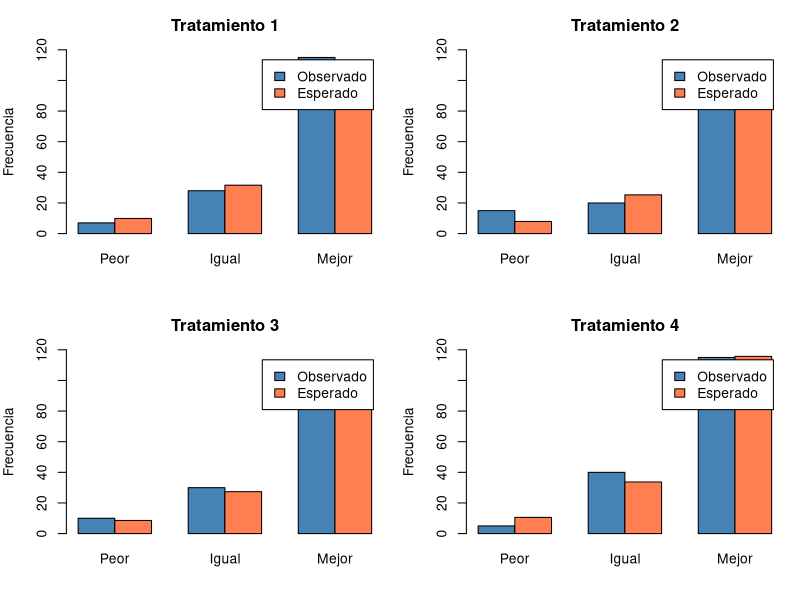
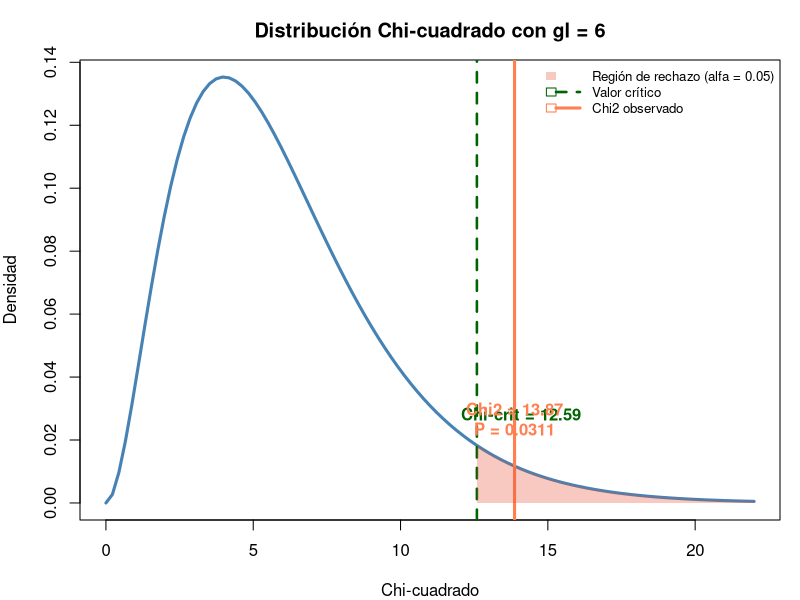
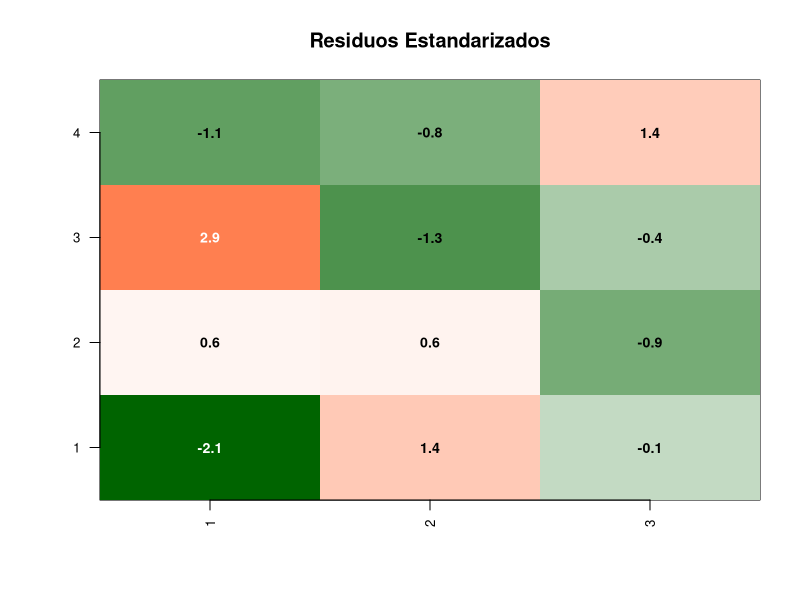
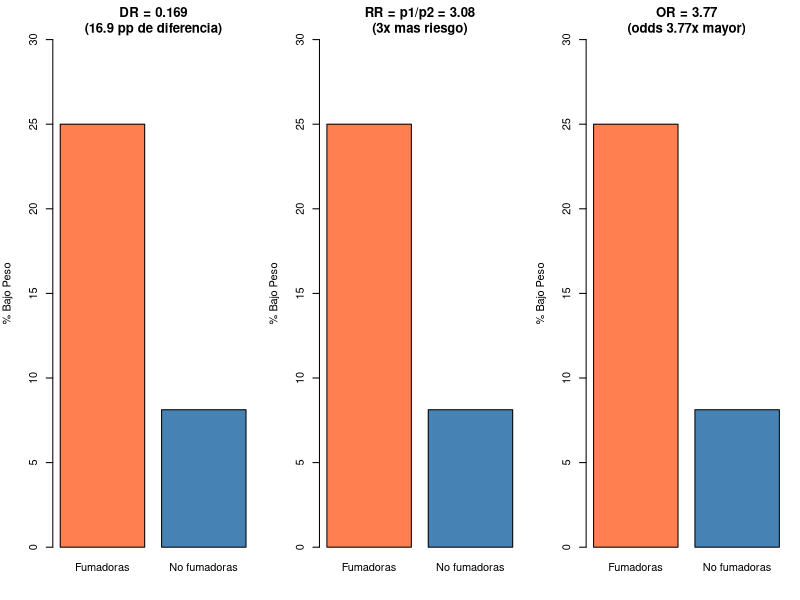
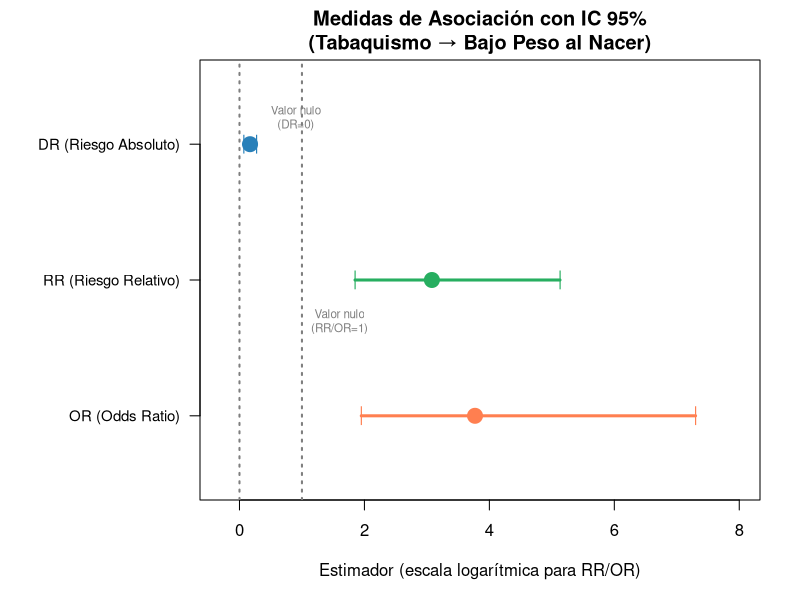
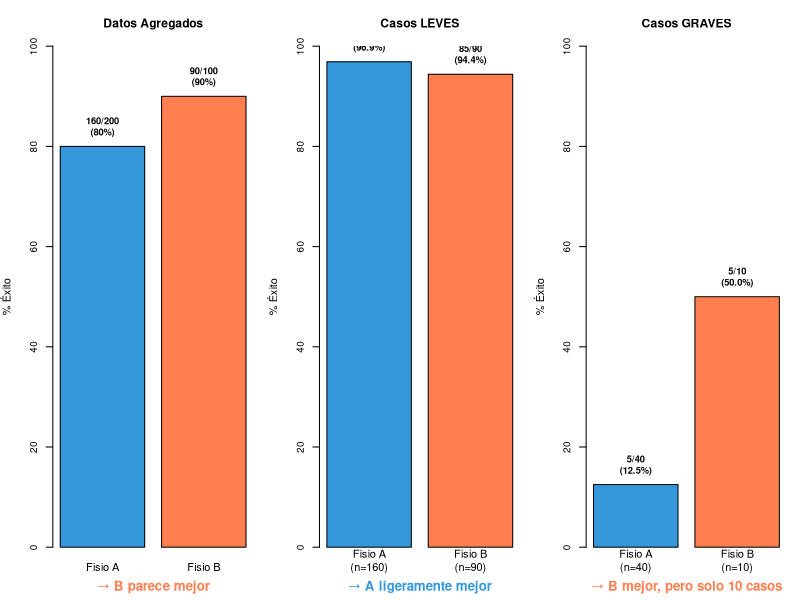
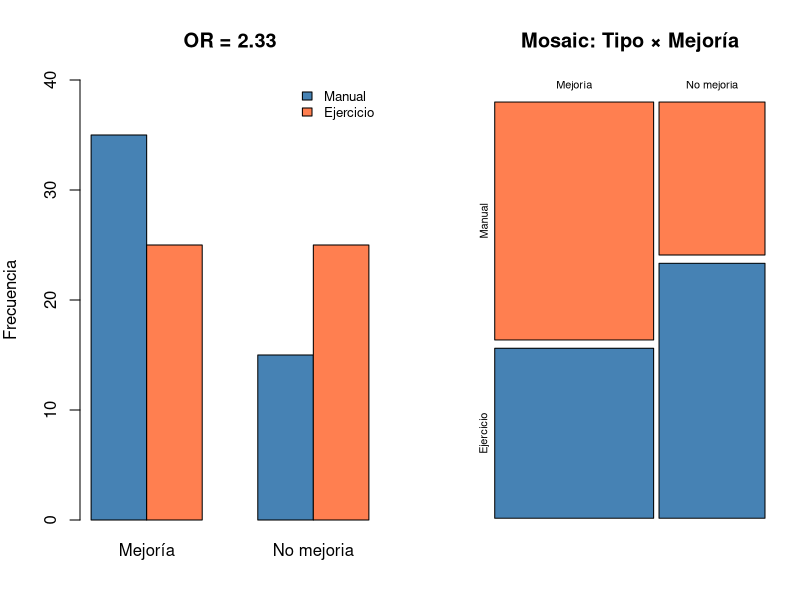

Source code (R) for these figures, in order:
## ---- chunk 1
trat <- matrix(c(7,28,115,15,20,85,10,30,90,5,40,115), nrow=4, byrow=TRUE)
round(chisq.test(trat)$expected, 2)
## ---- chunk 2
#| fig-height: 5
O <- matrix(c(7,28,115, 15,20,85, 10,30,90, 5,40,115), nrow=4, byrow=TRUE)
E <- matrix(c(9.91,31.61,108.48, 7.93,25.29,86.79, 8.59,27.39,94.02, 10.57,33.71,115.71), nrow=4, byrow=TRUE)

par(mfrow=c(2,2), mar=c(4,4,3,1))
for(i in 1:4){
  barplot(rbind(O[i,], E[i,]), beside=TRUE, names=c("Peor","Igual","Mejor"),
          col=c("steelblue","coral"), main=paste("Tratamiento",i),
          ylab="Frecuencia", ylim=c(0,120), legend=c("Observado","Esperado"))
}
par(mfrow=c(1,1))
## ---- chunk 3
chi <- chisq.test(trat)
cat("χ²exp =", round(chi$statistic,2), "| gl =", chi$parameter,
    "| P =", round(chi$p.value,4))
## ---- chunk 4
#| fig-height: 5
gl <- 6
chi_exp <- 13.87
chi_crit <- qchisq(0.95, gl)
p_val <- round(1 - pchisq(chi_exp, gl), 4)

curve(dchisq(x, gl), 0, 22, lwd = 3, col = "steelblue",
      main = "Distribución Chi-cuadrado con gl = 6",
      xlab = "Chi-cuadrado", ylab = "Densidad")
abline(v = chi_crit, col = "darkgreen", lwd = 2.5, lty = 2)
abline(v = chi_exp, col = "coral", lwd = 3)
# Región de rechazo
xr <- seq(chi_crit, 22, 0.01)
yr <- dchisq(xr, gl)
polygon(c(xr, rev(xr)), c(yr, rep(0, length(yr))),
        col = rgb(0.9, 0.3, 0.2, 0.3), border = NA)
# Etiquetas
text(chi_crit + 1.5, dchisq(chi_crit, gl) + 0.01,
     "Chi-crit = 12.59", col = "darkgreen", font = 2)
text(chi_exp, dchisq(chi_exp, gl) + 0.015,
     paste0("Chi2 = ", chi_exp, "\nP = ", p_val), col = "coral", font = 2)
legend("topright", c("Región de rechazo (alfa = 0.05)", "Valor crítico", "Chi2 observado"),
       fill = c(rgb(0.9, 0.3, 0.2, 0.3), NA, NA),
       border = c(NA, "darkgreen", "coral"),
       lty = c(NA, 2, 1), lwd = c(NA, 2.5, 3),
       col = c(NA, "darkgreen", "coral"), bty = "n", cex = 0.8)
## ---- chunk 5
chi <- chisq.test(trat)
round(chi$stdres, 2)
# Visualización: heatmap de residuos
par(mfrow=c(1,1), mar=c(5,5,4,2))
sr <- chi$stdres
# Invertir filas para que coincida con el orden visual
image(1:ncol(sr), 1:nrow(sr), t(sr[nrow(sr):1,]),
      col=colorRampPalette(c("darkgreen","white","coral"))(100),
      main="Residuos Estandarizados", xlab="", ylab="", xaxt="n", yaxt="n")
axis(1, at=1:ncol(sr), labels=colnames(sr), las=2, cex.axis=0.8)
axis(2, at=nrow(sr):1, labels=rownames(sr), las=2, cex.axis=0.8)
for(i in 1:nrow(sr))
  for(j in 1:ncol(sr))
    text(j, nrow(sr)-i+1, round(sr[i,j],1), 
         col=ifelse(abs(sr[i,j])>2,"white","black"), font=2, cex=0.85)

## ---- chunk 6
tumor <- matrix(c(23,9,6,21,4,3,34,24,17), nrow=3, byrow=TRUE)
chi2 <- chisq.test(tumor)
cat("χ²exp =", round(chi2$statistic,2), "| gl =", chi2$parameter,
    "| P =", round(chi2$p.value,4))
# χ²exp = 7.64, gl = 4, P = 0.106 → No significativo (pero hay indicios)
## ---- chunk 7
tabla <- matrix(c(20,26,60,294), nrow=2)
chi <- chisq.test(tabla, correct=TRUE)
cat("χ²exp =", round(chi$statistic,2), "| P =", format(chi$p.value, digits=4))
## ---- chunk 8
#| fig-height: 4.5
par(mfrow=c(1,3), mar=c(4,4,3,1))
# DR
p1<-20/80; p2<-26/320
barplot(c(p1,p2)*100, names=c("Fumadoras","No fumadoras"), col=c("coral","steelblue"),
        main=paste0("DR = ",round(p1-p2,3),"\n(",round((p1-p2)*100,1)," pp de diferencia)"),
        ylab="% Bajo Peso", ylim=c(0,30))
# RR = 3.08
barplot(c(p1,p2)*100, names=c("Fumadoras","No fumadoras"), col=c("coral","steelblue"),
        main=paste0("RR = p1/p2 = ",round(p1/p2,2),"\n(3x mas riesgo)"),
        ylab="% Bajo Peso", ylim=c(0,30))
# OR = 3.77
barplot(c(p1,p2)*100, names=c("Fumadoras","No fumadoras"), col=c("coral","steelblue"),
        main=paste0("OR = ",round((20*294)/(26*60),2),"\n(odds 3.77x mayor)"),
        ylab="% Bajo Peso", ylim=c(0,30))
par(mfrow=c(1,1))
## ---- chunk 9
O11<-20; O12<-26; O21<-60; O22<-294; C1<-80; C2<-320
d  <- O11/C1 - O12/C2
R  <- (O11/C1) / (O12/C2)
O  <- (O11*O22)/(O12*O21)
cat("Riesgo Absoluto d =", round(d,3),
    "\nRiesgo Relativo R =", round(R,3),
    "\nOdds Ratio      O =", round(O,3))
## ---- chunk 10
#| fig-height: 4.5
# Forest plot de las medidas de asociación con IC 95%
medidas <- c("DR (Riesgo Absoluto)", "RR (Riesgo Relativo)", "OR (Odds Ratio)")
estimador <- c(0.169, 3.08, 3.77)
ic_inf <- c(0.067, 1.85, 1.95)
ic_sup <- c(0.271, 5.13, 7.30)
valor_nulo <- c(0, 1, 1)
colores <- c("#2980b9", "#27ae60", "coral")

par(mar = c(5, 10, 3, 2))
plot(estimador, 3:1, pch = 19, cex = 2, col = colores,
     xlim = c(-0.3, 8), ylim = c(0.5, 3.5), yaxt = "n",
     xlab = "Estimador (escala logarítmica para RR/OR)", ylab = "",
     main = "Medidas de Asociación con IC 95%\n(Tabaquismo → Bajo Peso al Nacer)",
     log = "")
axis(2, at = 3:1, labels = medidas, las = 1, cex.axis = 0.9)
# Intervalos de confianza
for(i in 1:3) {
  lines(c(ic_inf[i], ic_sup[i]), c(3-i+1, 3-i+1), lwd = 3, col = colores[i])
  points(ic_inf[i], 3-i+1, pch = "|", cex = 1.2, col = colores[i])
  points(ic_sup[i], 3-i+1, pch = "|", cex = 1.2, col = colores[i])
}
# Líneas de valor nulo
abline(v = 0, lty = 3, col = "grey50", lwd = 2)
text(0.9, 3.2, "Valor nulo\n(DR=0)", col = "grey50", cex = 0.7)
abline(v = 1, lty = 3, col = "grey50", lwd = 2)
text(1.6, 1.7, "Valor nulo\n(RR/OR=1)", col = "grey50", cex = 0.7)
## ---- chunk 11
n12<-15; n21<-31
z_exp <- (abs(n12-n21)-1)/sqrt(n12+n21)
P <- 2*(1-pnorm(z_exp))
cat("zexp =", round(z_exp,3), "| P =", round(P,4))
## ---- chunk 12
n<-166; n12<-15; n21<-31; z_a<-qnorm(0.975)
d <- (n12-n21)/n
se <- sqrt((n12+n21) - (n12-n21)^2/n) / n
IC <- c(d - z_a*se, d + z_a*se)
cat("Diferencia =", round(d,4), "| IC95% = (", round(IC[1],4), ",", round(IC[2],4), ")")
## ---- chunk 13
matriz <- matrix(c(8, 2, 3, 7), nrow=2, byrow=TRUE)
rownames(matriz) <- c("Terapia", "Control")
colnames(matriz) <- c("Mejoría", "No mejoría")
# Chi-cuadrado: frecuencias esperadas
cat("Frecuencias esperadas:\n"); print(round(chisq.test(matriz)$expected, 1))
# Fisher exact test
fisher.test(matriz)
## ---- chunk 14
p1 <- 0.60; p2 <- 0.36
DR <- p1 - p2
NNT <- 1 / abs(DR)
cat("DR =", round(DR, 3), "\nNNT =", round(NNT, 1),
    "\n→ Necesitas tratar", ceiling(NNT), "pacientes con electroterapia",
    "\n  para que 1 adicional mejore respecto a ejercicio solo")
## ---- chunk 15
#| fig-height: 5.5
par(mfrow = c(1, 3), mar = c(4, 4, 3.5, 1))

# --- Datos ---
# Agregado: A: 160/200 = 80%, B: 90/100 = 90%
# Estratificado por gravedad:
# Leves:  A = 155/160 (96.9%), B = 85/90 (94.4%)
# Graves: A =   5/40  (12.5%), B =  5/10 (50.0%)

# Panel 1: Datos agregados
bp1 <- barplot(c(80, 90), names = c("Fisio A", "Fisio B"),
               col = c("#3498db", "coral"), ylim = c(0, 100),
               main = "Datos Agregados", ylab = "% Éxito",
               cex.main = 1.1, cex.axis = 0.9)
text(bp1, c(80, 90) + 4, labels = c("160/200\n(80%)", "90/100\n(90%)"),
     cex = 0.85, font = 2)
mtext("→ B parece mejor", side = 1, line = 2.5, cex = 0.8, col = "coral", font = 2)

# Panel 2: Leves
bp2 <- barplot(c(96.9, 94.4), names = c("Fisio A\n(n=160)", "Fisio B\n(n=90)"),
               col = c("#3498db", "coral"), ylim = c(0, 100),
               main = "Casos LEVES", ylab = "% Éxito",
               cex.main = 1.1, cex.axis = 0.9)
text(bp2, c(96.9, 94.4) + 4, labels = c("155/160\n(96.9%)", "85/90\n(94.4%)"),
     cex = 0.85, font = 2)
mtext("→ A ligeramente mejor", side = 1, line = 2.5, cex = 0.8, col = "#3498db", font = 2)

# Panel 3: Graves
bp3 <- barplot(c(12.5, 50), names = c("Fisio A\n(n=40)", "Fisio B\n(n=10)"),
               col = c("#3498db", "coral"), ylim = c(0, 100),
               main = "Casos GRAVES", ylab = "% Éxito",
               cex.main = 1.1, cex.axis = 0.9)
text(bp3, c(12.5, 50) + 4, labels = c("5/40\n(12.5%)", "5/10\n(50.0%)"),
     cex = 0.85, font = 2)
mtext("→ B mejor, pero solo 10 casos", side = 1, line = 2.5, cex = 0.8, col = "coral", font = 2)
## ---- chunk 16
#| fig-height: 5.5
tabla <- matrix(c(35, 25, 15, 25), nrow=2,
                dimnames=list(c("Manual","Ejercicio"), c("Mejoría","No mejoria")))
chi <- chisq.test(tabla, correct=FALSE)
OR <- 35*25/(15*25)

par(mfrow=c(1,2), mar=c(4,4,4,1))
# Panel 1: Barras agrupadas
barplot(tabla, beside=TRUE, col=c("steelblue","coral"),
        main=paste0("OR = ", round(OR,2)), ylab="Frecuencia", ylim=c(0,40))
legend("topright", c("Manual","Ejercicio"), fill=c("steelblue","coral"), bty="n", cex=0.8)
# Panel 2: Mosaic
mosaicplot(t(tabla), main="Mosaic: Tipo × Mejoría", color=c("coral","steelblue"))
par(mfrow=c(1,1))

cat("OR =", round(OR,2), "χ² =", round(chi$statistic,2),
    "gl =", chi$parameter, "P =", round(chi$p.value,4))
